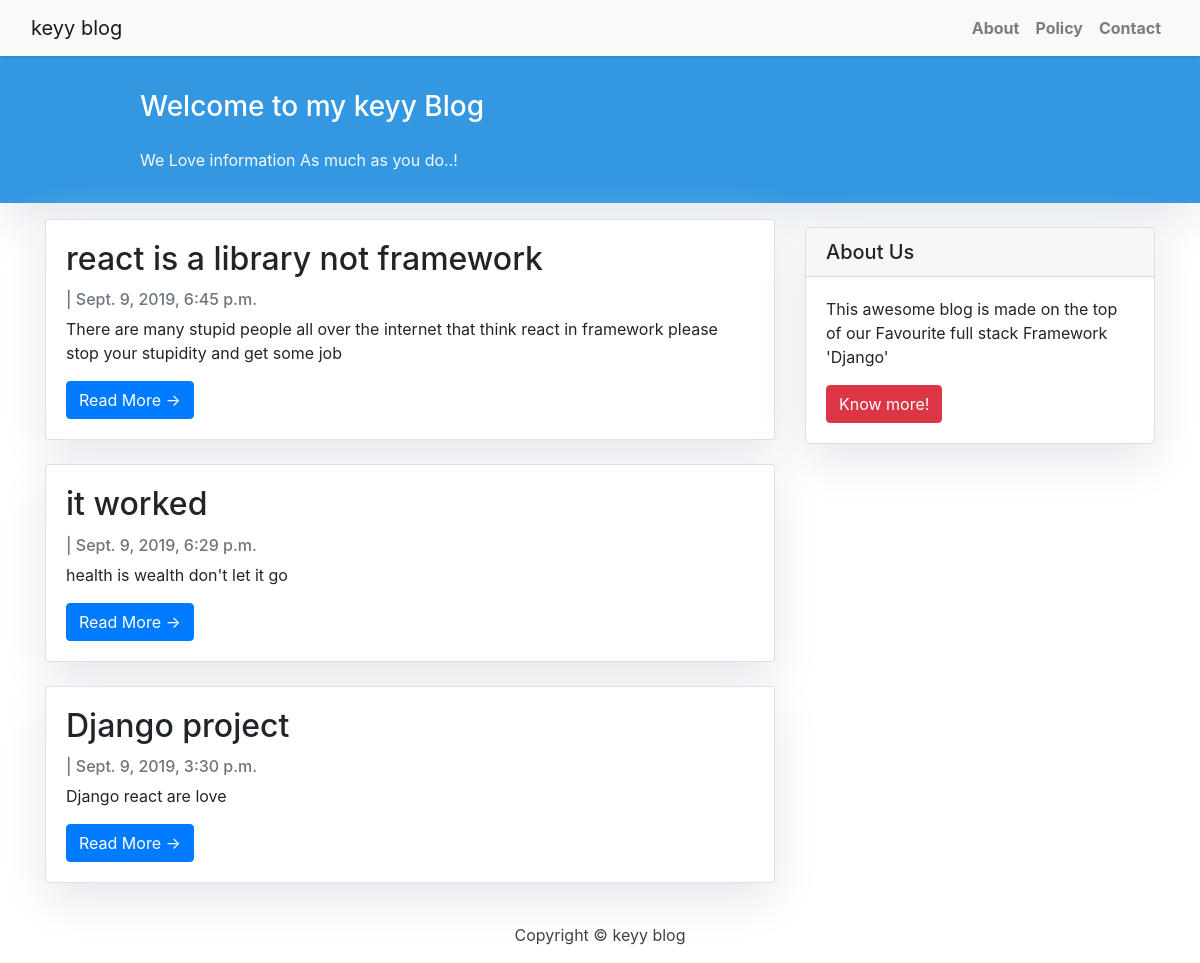
The page / on the database its author committed.
### blog/models.py (models this page shows, shortened)
class Post(models.Model):
    title = models.CharField(max_length=200, unique=True)
    slug = models.SlugField(max_length=200, unique=True)
    author = models.ForeignKey(User, on_delete= models.CASCADE,related_name='blog_posts')
    updated_on = models.DateTimeField(auto_now= True)
    content = models.TextField()
    created_on = models.DateTimeField(auto_now_add=True)
    status = models.IntegerField(choices=STATUS, default=0)
    class Meta:
        ordering = ['-created_on']

### blog/views.py (the view)
# urls.py: path('', views.PostList.as_view(), name='home'),
class PostList(generic.ListView):
    queryset = Post.objects.filter(status=1).order_by('-created_on')
    template_name = 'index.html'

### templates/index.html (shortened to what this page needs)
<!DOCTYPE html>
<html>
    <head>
        <link rel="stylesheet" href="https://maxcdn.bootstrapcdn.com/bootstrap/4.0.0/css/bootstrap.min.css"
 />
    </head>
    <body>
    {% extends "base.html" %}
{% block content %}
<header class="masthead">
    <div class="container">
        <div class="row">
            <div class=" col-md-8 col-md-10 mx-auto">
                <div class="site-heading">
                    <h3 class=" site-heading my-4 mt-3 text-white"> Welcome to my keyy Blog </h3>
                    <p class="text-light">We Love information As much as you do..! &nbsp
                    </p>
                </div>
            </div>
        </div>
    </div>
</header>
<div class="container">
    <div class="row">
        <div class="col-md-8 mt-3 left">
            {% for post in post_list %}
            <div class="card mb-4">
                <div class="card-body">
                    <h2 class="card-title">{{ post.title }}</h2>
                    <p class="card-text text-muted h6">{{ post.Author }} | {{ post.created_on}} </p>
                    <p class="card-text">{{post.content|slice:":200" }}</p>
                    <a href="{% url 'post_detail' post.slug  %}" class="btn btn-primary">Read More &rarr;</a>
                </div>
            </div>
            {% endfor %}
        </div>
        {% block sidebar %} {% include 'sidebar.html' %} {% endblock sidebar %}
    </div>
</div>
{%endblock%}

### templates/base.html (shortened to what this page needs)
<!DOCTYPE html>
<html>
    <head>
        <link rel="stylesheet" href="https://maxcdn.bootstrapcdn.com/bootstrap/4.0.0/css/bootstrap.min.css"
 />
    </head>
    <body>
        <nav class="navbar navbar-expand-lg navbar-light bg-light shadow" id="mainNav">
            <div class="container-fluid">
                <a class="navbar-brand" href="{% url 'home' %}">keyy blog</a>
                <div class="collapse navbar-collapse" id="navbarResponsive">
                    <ul class="navbar-nav ml-auto">
                        <li class="nav-item text-black">
                            <a class="nav-link text-black font-weight-bold" href="#">About</a>
                        </li>
                        <li class="nav-item text-black">
                            <a class="nav-link text-black font-weight-bold" href="#">Policy</a>
                        </li>
                        <li class="nav-item text-black">
                            <a class="nav-link text-black font-weight-bold" href="#">Contact</a>
                        </li>
                    </ul>
                </div>
            </div>
        </nav>
        {% block content %}{% endblock content %}
        <footer class="py-3 bg-grey">
            <p class="m-0 text-dark text-center ">Copyright &copy; keyy blog</p>
        </footer>
    </body>
</html>

### templates/sidebar.html (shortened to what this page needs)
<!DOCTYPE html>
<html>
    <head>
        <link rel="stylesheet" href="https://maxcdn.bootstrapcdn.com/bootstrap/4.0.0/css/bootstrap.min.css"
 />
    </head>
    <body>
    {% block sidebar %}
<div class="col-md-4 float-right ">
<div class="card my-4">
        <h5 class="card-header">About Us</h5>
    <div class="card-body">
        <p class="card-text"> This awesome blog is made on the top of our Favourite full stack Framework 'Django'</p>
        <a href="https://unrealworldtech.com"
           class="btn btn-danger">Know more!</a>
    </div>
</div>
</div>
{% endblock sidebar %}
    </body>
</html>

### templates/base.html (style rules this page uses)
body { font-family: "Roboto", sans-serif; font-size: 17px; background-color: #fdfdfd; }
.shadow { box-shadow: 0 4px 2px -2px rgba(0, 0, 0, 0.1); }
.btn-danger { color: #fff; background-color: #f00000; border-color: #dc281e; }
.masthead { background: #3398E1; height: auto; padding-bottom: 15px; box-shadow: 0 16px 48px #E3E7EB; padding-top: 10px; }

### templates/index.html (style rules this page uses)
body { font-family: "Roboto", sans-serif; font-size: 18px; background-color: #fdfdfd; }
.card { box-shadow: 0 16px 48px #E3E7EB; }

### templates/sidebar.html (style rules this page uses)
.card { box-shadow: 0 16px 48px #E3E7EB; }

### rows shown on the page
Post: title "react is a library not framework", created_on "Sept. 9, 2019, 6:45 p.m.", content "There are many stupid people all over the internet that think react in framework please stop your stupidity and get some job"
Post: title "it worked", created_on "Sept. 9, 2019, 6:29 p.m.", content "health is wealth don't let it go"
Post: title "Django project", created_on "Sept. 9, 2019, 3:30 p.m.", content "Django react are love"
